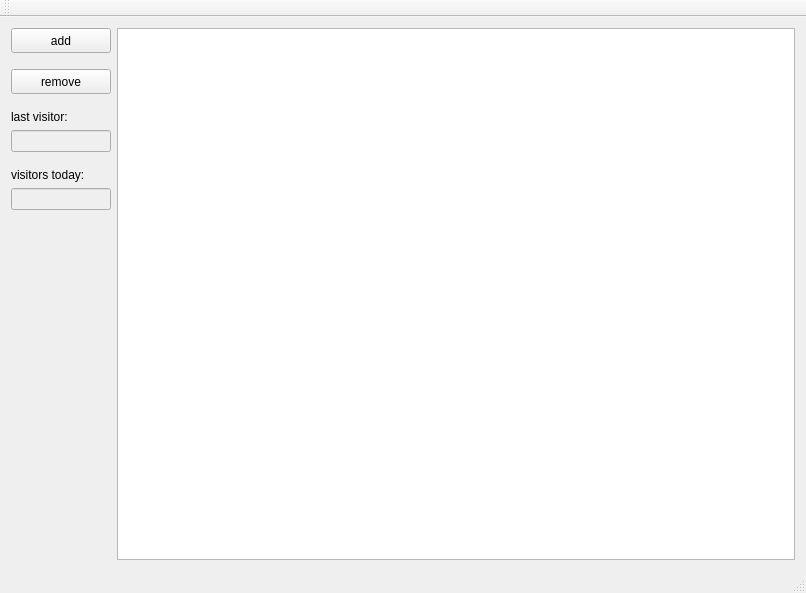
<?xml version="1.0" encoding="UTF-8"?>
<ui version="4.0">
 <class>MainWindow</class>
 <widget class="QMainWindow" name="MainWindow">
  <property name="geometry">
   <rect>
    <x>0</x>
    <y>0</y>
    <width>806</width>
    <height>593</height>
   </rect>
  </property>
  <property name="windowTitle">
   <string>MainWindow</string>
  </property>
  <widget class="QWidget" name="centralWidget">
   <layout class="QGridLayout" name="gridLayout_2">
    <item row="0" column="0">
     <layout class="QVBoxLayout" name="verticalLayout">
      <property name="spacing">
       <number>-1</number>
      </property>
      <item>
       <widget class="QPushButton" name="pushButton_2">
        <property name="minimumSize">
         <size>
          <width>100</width>
          <height>25</height>
         </size>
        </property>
        <property name="maximumSize">
         <size>
          <width>100</width>
          <height>25</height>
         </size>
        </property>
        <property name="text">
         <string>add</string>
        </property>
       </widget>
      </item>
      <item>
       <spacer name="verticalSpacer_2">
        <property name="orientation">
         <enum>Qt::Vertical</enum>
        </property>
        <property name="sizeType">
         <enum>QSizePolicy::Fixed</enum>
        </property>
        <property name="sizeHint" stdset="0">
         <size>
          <width>20</width>
          <height>10</height>
         </size>
        </property>
       </spacer>
      </item>
      <item>
       <widget class="QPushButton" name="pushButton">
        <property name="minimumSize">
         <size>
          <width>100</width>
          <height>25</height>
         </size>
        </property>
        <property name="maximumSize">
         <size>
          <width>100</width>
          <height>25</height>
         </size>
        </property>
        <property name="text">
         <string>remove</string>
        </property>
       </widget>
      </item>
      <item>
       <spacer name="verticalSpacer_3">
        <property name="orientation">
         <enum>Qt::Vertical</enum>
        </property>
        <property name="sizeType">
         <enum>QSizePolicy::Fixed</enum>
        </property>
        <property name="sizeHint" stdset="0">
         <size>
          <width>20</width>
          <height>10</height>
         </size>
        </property>
       </spacer>
      </item>
      <item>
       <widget class="QLabel" name="label">
        <property name="maximumSize">
         <size>
          <width>100</width>
          <height>16777215</height>
         </size>
        </property>
        <property name="text">
         <string>last visitor:</string>
        </property>
       </widget>
      </item>
      <item>
       <widget class="QLineEdit" name="lineEdit">
        <property name="enabled">
         <bool>false</bool>
        </property>
        <property name="maximumSize">
         <size>
          <width>100</width>
          <height>16777215</height>
         </size>
        </property>
       </widget>
      </item>
      <item>
       <spacer name="verticalSpacer_4">
        <property name="orientation">
         <enum>Qt::Vertical</enum>
        </property>
        <property name="sizeType">
         <enum>QSizePolicy::Minimum</enum>
        </property>
        <property name="sizeHint" stdset="0">
         <size>
          <width>20</width>
          <height>10</height>
         </size>
        </property>
       </spacer>
      </item>
      <item>
       <widget class="QLabel" name="label_2">
        <property name="text">
         <string>visitors today:</string>
        </property>
       </widget>
      </item>
      <item>
       <widget class="QLineEdit" name="lineEdit_2">
        <property name="enabled">
         <bool>false</bool>
        </property>
        <property name="maximumSize">
         <size>
          <width>100</width>
          <height>16777215</height>
         </size>
        </property>
       </widget>
      </item>
      <item>
       <spacer name="verticalSpacer">
        <property name="orientation">
         <enum>Qt::Vertical</enum>
        </property>
        <property name="sizeHint" stdset="0">
         <size>
          <width>20</width>
          <height>40</height>
         </size>
        </property>
       </spacer>
      </item>
     </layout>
    </item>
    <item row="0" column="1">
     <layout class="QVBoxLayout" name="verticalLayout_2">
      <item>
       <widget class="QTextBrowser" name="textBrowser">
        <property name="minimumSize">
         <size>
          <width>600</width>
          <height>0</height>
         </size>
        </property>
       </widget>
      </item>
     </layout>
    </item>
   </layout>
  </widget>
  <widget class="QMenuBar" name="menuBar">
   <property name="geometry">
    <rect>
     <x>0</x>
     <y>0</y>
     <width>806</width>
     <height>22</height>
    </rect>
   </property>
  </widget>
  <widget class="QToolBar" name="mainToolBar">
   <attribute name="toolBarArea">
    <enum>TopToolBarArea</enum>
   </attribute>
   <attribute name="toolBarBreak">
    <bool>false</bool>
   </attribute>
  </widget>
  <widget class="QStatusBar" name="statusBar"/>
 </widget>
 <layoutdefault spacing="6" margin="11"/>
 <resources/>
 <connections/>
</ui>
